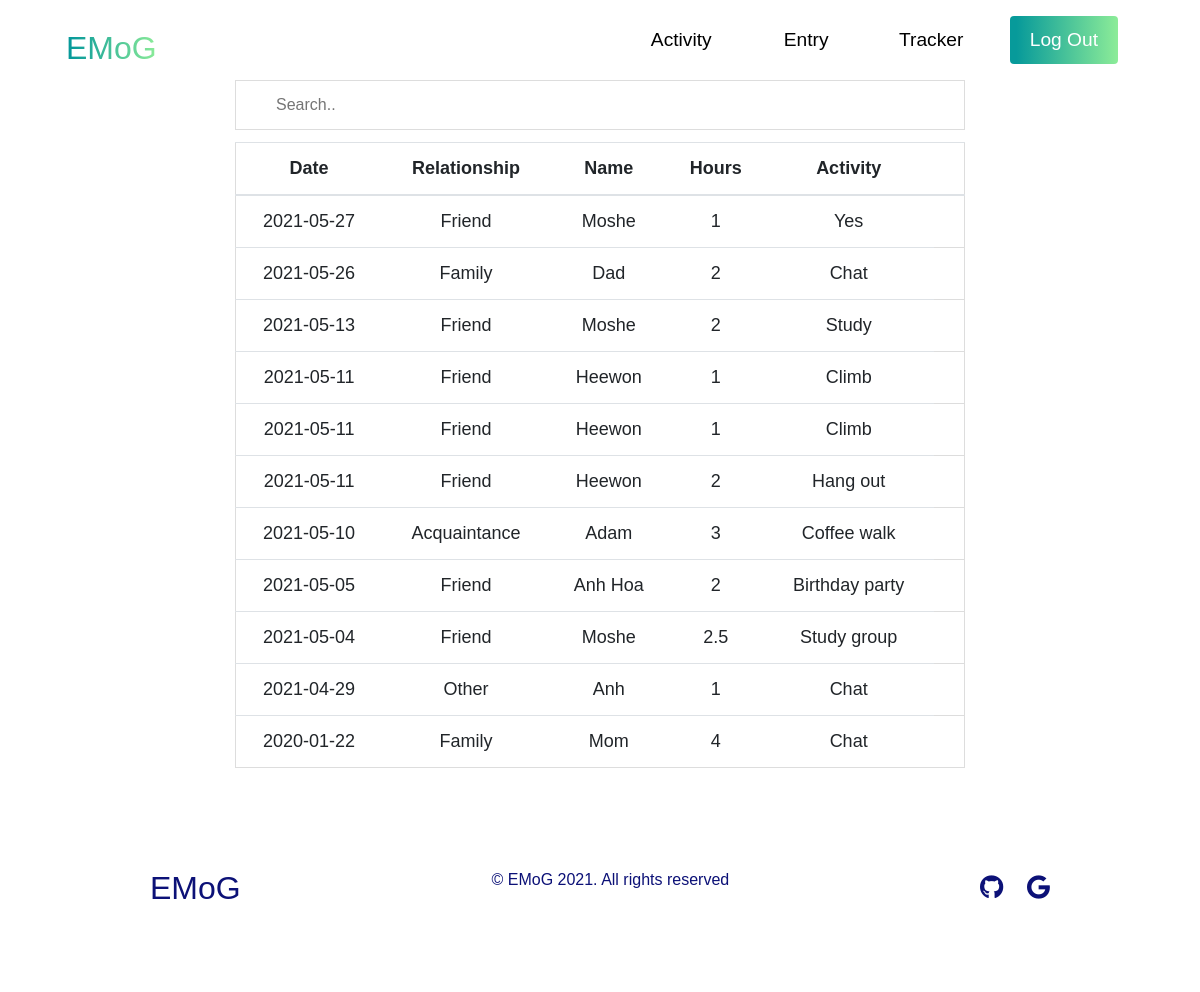
Screenshot of /tracker (signed in) with the database file from the repository.
### tables this page shows
CREATE TABLE 'tracker' (
    id INTEGER PRIMARY KEY AUTOINCREMENT NOT NULL,
    user_id INTEGER NOT NULL,
    name TEXT NOT NULL,'hours' NUMERIC NOT NULL,
    relationship TEXT NOT NULL,
    activity TEXT NOT NULL,
    time DATE NOT NULL);

### application.py (the view)
@app.route("/tracker", methods=["GET", "POST"])
@login_required
def tracker():
    pies = db.execute("SELECT relationship, SUM(hours) as total_hours FROM tracker WHERE user_id = ? GROUP BY relationship", session["user_id"])
    bar = db.execute("SELECT name, SUM(hours) as total_hours FROM tracker WHERE user_id = ? GROUP BY name ORDER BY total_hours DESC LIMIT 10", session["user_id"])
    tracks = db.execute("SELECT id, time, relationship, name, hours, activity FROM tracker WHERE user_id = ? ORDER BY time DESC", session["user_id"])
    return render_template("tracker.html", tracks=tracks, pies=pies, bar=bar)

### application.py (called while the page is built)
@app.after_request
def after_request(response):
    response.headers["Cache-Control"] = "no-cache, no-store, must-revalidate"
    response.headers["Expires"] = 0
    response.headers["Pragma"] = "no-cache"
    return response

### helpers.py (called while the page is built)
def login_required(f):
    @wraps(f)
    def decorated_function(*args, **kwargs):
        if session.get("user_id") is None:
            return redirect("/login")
        return f(*args, **kwargs)
    return decorated_function

### templates/tracker.html (shortened to what this page needs)
{% extends "layout.html" %}
{% block main %}
    <div class="container">
        <div class="row">
            <div class="col-md-2">
            </div>
            <div class="col-md-8">
                <input type="text" id="myInput" onkeyup="myFunction()" placeholder="Search.." title="Type in a name">
                <table class="table table-stripped" id="myTable">
                    <thead>
                        <tr>
                            <th>Date</th>
                            <th>Relationship</th>
                            <th>Name</th>
                            <th>Hours</th>
                            <th>Activity</th>
                            <th></th>
                        </tr>
                    </thead>
                    <tbody>
                        {% for track in tracks %}
                        <tr>
                            <td>{{ track.time }}</td>
                            <td>{{ track.relationship }}</td>
                            <td>{{ track.name }}</td>
                            <td>{{ track.hours }}</td>
                            <td>{{ track.activity }}</td>
                        </tr>
                        {% endfor %}
                    </tbody>
                </table>
            </div>
            <div class="col-md-2">
            </div>
        </div>
    </div>
{% endblock %}

### templates/layout.html (shortened to what this page needs)
<!DOCTYPE html>
<html lang="en">
    <head>
        <link rel="stylesheet" href="/static/styles.css" />
        <link rel="stylesheet" href="https://stackpath.bootstrapcdn.com/bootstrap/4.1.3/css/bootstrap.min.css">
        <link
          rel="stylesheet"
          href="https://use.fontawesome.com/releases/v5.14.0/css/all.css"
        />
    </head>
    <body>
        <nav class="navbar">
          <div class="navbar__container">
            <a href="/" id="navbar__logo">EMoG</a>
                {% if session.user_id %}
                    <ul class="navbar__menu">
                      <li class="navbar__item">
                        <a href="/invitation" class="navbar__links" id="services-page"
                          >Activity</a>
                      </li>
                      <li class="navbar__item">
                        <a href="/history" class="navbar__links">Entry</a>
                      </li>
                      <li class="navbar__item">
                        <a href="/tracker" class="navbar__links">Tracker</a>
                      </li>
                      <li class="navbar__btn">
                        <a href="/logout" class="button" id="login">Log Out</a>
                      </li>
                    </ul>
                {% endif %}
            </div>
        </nav>
        <main>
            {% block main %}{% endblock %}
        </main>
        <div class="footer__container">
          <section class="social__media">
            <div class="social__media--wrap">
              <div class="footer__logo">
                <a href="/" id="footer__logo">EMoG</a>
              </div>
              <p class="website__rights">© EMoG 2021. All rights reserved</p>
              <div class="social__icons">
                <a href="https://github.com/anhton99" class="social__icon--link"
                  ><i class="fab fa-github"></i
                ></a>
                <a href="mailto:anh_ton@college.harvard.edu" class="social__icon--link"
                  ><i class="fab fa-google"></i
                ></a>
              </div>
            </div>
          </section>
        </div>
    </body>
</html>

### static/styles.css (style rules this page uses)
* { margin: 0; padding: 0; font-family: 'Kumbh Sans', sans-serif; }
.navbar { background: white; height: 80px; display: flex; justify-content: center; align-items: center; font-size: 1.2rem; top: 0; z-index: 999; }
.navbar__container { display: flex; justify-content: space-between; height: 80px; z-index: 1; width: 100%; max-width: 1300px; margin: 0 auto; padding: 0 50px; }
#navbar__logo { background-image: linear-gradient(90deg, rgba(7,154,154,1) 6%, rgba(140,236,152,1) 100%); background-size: 100%; -webkit-background-clip: text; -moz-background-clip: text; -webkit-text-fill-color: transparent; -moz-text-fill-color: transparent; display: flex; align-items: center; cursor: pointer; text-decoration: none; font-size: 2rem; }
.navbar__menu { display: flex; align-items: center; list-style: none; }
.navbar__item { height: 80px; }
.navbar__links { color: black; display: flex; align-items: center; justify-content: center; width: 125px; text-decoration: none; height: 100%; transition: all 0.3s ease; }
.navbar__btn { display: flex; justify-content: center; align-items: center; padding: 0 1rem; width: 100%; }
.button { display: flex; justify-content: center; align-items: center; text-decoration: none; padding: 10px 20px; height: 100%; width: 100%; border: none; outline: none; border-radius: 4px; background: rgb(34,193,195); background: linear-gradient(90deg, rgba(7,154,154,1) 6%, rgba(140,236,152,1) 100%); color: white; transition: all 0.3s ease; }
.footer__container { background-color: white; padding: 5rem 0; display: flex; flex-direction: column; justify-content: center; align-items: center; }
#footer__logo { color: #0c1177; display: flex; align-items: center; cursor: pointer; text-decoration: none; font-size: 2rem; }
.social__icon--link { color: #0c1177; font-size: 24px; }
.social__media { max-width: 1000px; width: 100%; }
.social__media--wrap { display: flex; justify-content: space-between; align-items: center; width: 90%; max-width: 1000px; margin: auto auto; }
.social__icons { display: flex; justify-content: space-between; align-items: center; width: 70px; }
.website__rights { color: #0c1177; }
#myInput { background-image: url('https://www.w3schools.com/css/searchicon.png'); background-position: 10px 10px; background-repeat: no-repeat; font-size: 16px; padding: 12px 20px 12px 40px; border: 1px solid #ddd; width: 100%; margin-bottom: 12px; }
#myTable { border-collapse: collapse; border: 1px solid #ddd; font-size: 18px; }
#myTable th, #myTable td { text-align: center; padding: 12px; }
#myTable tr { border-bottom: 1px solid #ddd; }

### rows the page displays
tracker: time "2021-05-27", relationship "Friend", name "Moshe", hours "1", activity "Yes"
tracker: time "2021-05-26", relationship "Family", name "Dad", hours "2", activity "Chat"
tracker: time "2021-05-13", relationship "Friend", name "Moshe", hours "2", activity "Study"
tracker: time "2021-05-11", relationship "Friend", name "Heewon", hours "1", activity "Climb"
tracker: time "2021-05-11", relationship "Friend", name "Heewon", hours "1", activity "Climb"
tracker: time "2021-05-11", relationship "Friend", name "Heewon", hours "2", activity "Hang out"
tracker: time "2021-05-10", relationship "Acquaintance", name "Adam", hours "3", activity "Coffee walk"
tracker: time "2021-05-05", relationship "Friend", name "Anh Hoa", hours "2", activity "Birthday party"
tracker: time "2021-05-04", relationship "Friend", name "Moshe", hours "2.5", activity "Study group"
tracker: time "2021-04-29", relationship "Other", name "Anh", hours "1", activity "Chat"
tracker: time "2020-01-22", relationship "Family", name "Mom", hours "4", activity "Chat"
